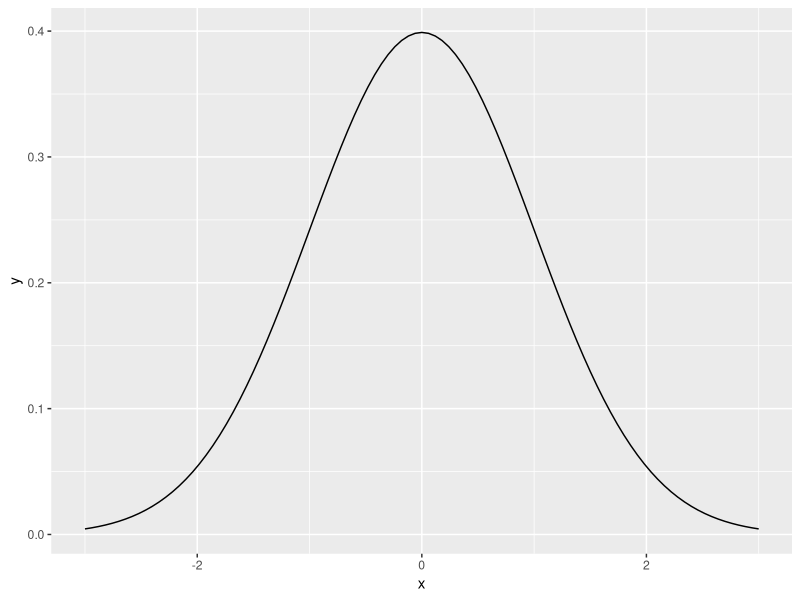

Write R code to recreate this figure.
## ---- chunk 1
library(ggplot2)
## ---- chunk 2
mu <- 0
sd <- 1

# draw the normal distribution
g <- ggplot(data.frame(x= c(mu-3*sd, mu+3*sd)), aes(x)) +
    geom_function(fun = dnorm, args = list(mean = mu, sd = sd)) +
    xlim(mu-3,mu+3)
print(g)
